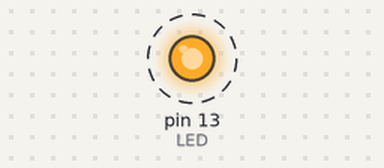
A sketch run on a simulated Arduino Uno, built with avr-gcc and run on an emulated ATmega328P. Shown: output pins drawn as LEDs (lit = HIGH). Dashed ring = blinking.

Above: at 8.18 s.
Timing chart, 0 to 11.0 s (numbered marks = the images above):
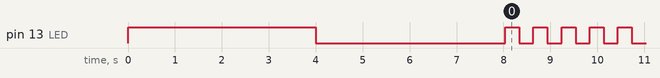

The sketch:

configurar_bluetooth.ino
```cpp
#include <SoftwareSerial.h>

/* Programa el modulo bluetooth HC-06 con un nuevo:
  NOMBRE  (Nombre de 20 caracteres)
  PIN     (Clave de cuatro numeros)
  BPS     (Velocidad de conexion en baudios)


  CONEXIONES:
  ARDUINO   BLUETOOTH
  5V        VCC
  GND       GND
  PIN 2     TX
  PIN 3     RX

 */

SoftwareSerial blue(2, 3);   //Crea conexion al bluetooth - PIN 2 a TX y PIN 3 a RX

char NOMBRE[21]  = "Mauricio"; // Nombre de 20 caracteres maximo
char BPS         = '4';     // 1=1200 , 2=2400, 3=4800, 4=9600, 5=19200, 6=38400, 7=57600, 8=115200
char PASS[5]    = "1111";   // PIN O CLAVE de 4 caracteres numericos

void setup()
{
    blue.begin(9600); // inicialmente la comunicacion serial a 9600 Baudios (velocidad de fabrica)

    pinMode(13,OUTPUT);
    digitalWrite(13,HIGH); // Enciende el LED 13 durante 4s antes de configurar el Bluetooth
    delay(4000);

    digitalWrite(13,LOW); // Apaga el LED 13 para iniciar la programacion

    blue.print("AT");  // Inicializa comando AT
    delay(1000);

    blue.print("AT+NAME"); // Configura el nuevo nombre
    blue.print(NOMBRE);
    delay(1000);                  // espera 1 segundo

    blue.print("AT+BAUD");  // Configura la nueva velocidad
    blue.print(BPS);
    delay(1000);

    blue.print("AT+PIN");   // Configura el nuevo PIN
    blue.print(PASS);
    delay(1000);
}

void loop()
{
    digitalWrite(13, !digitalRead(13)); // cuando termina de configurar el Bluetooth queda el LED 13 parpadeando
    delay(300);
}
```

Measured:
- by itself, pin 13 (LED): repeats every 0.60 s: HIGH 0.30 s, LOW 0.30 s
